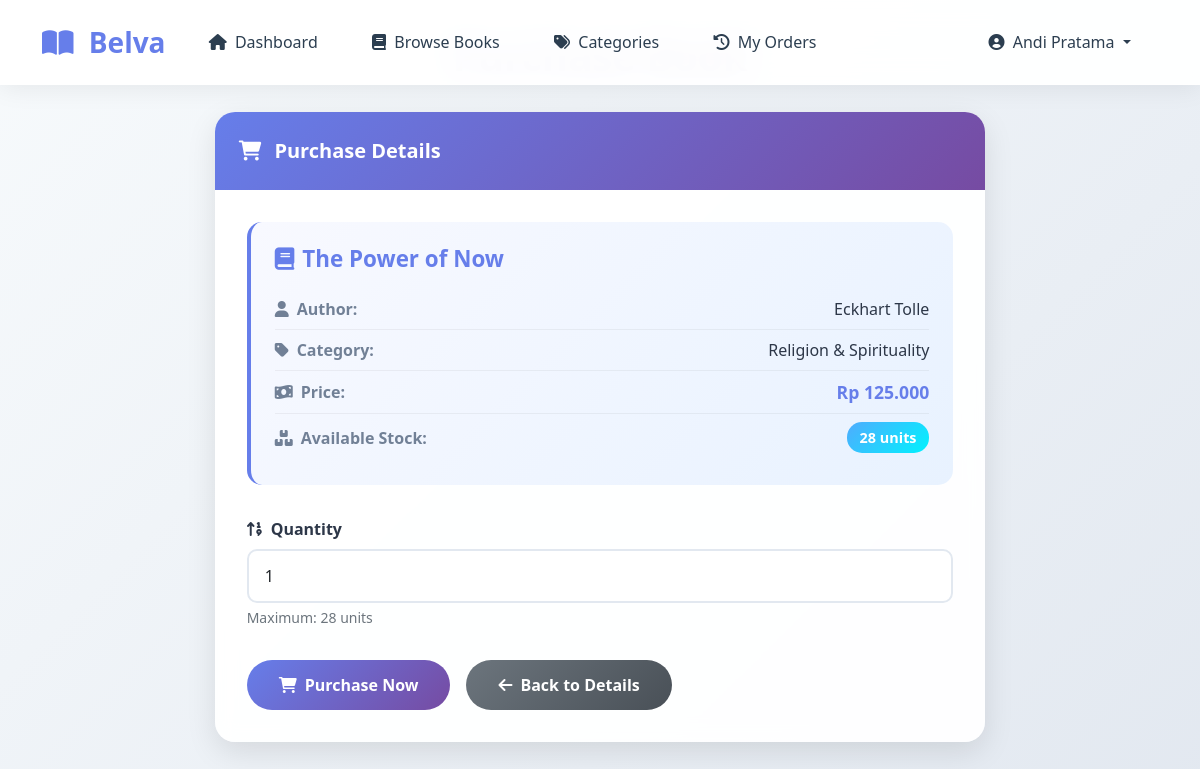
The app's page /user/buy_book.php?id=25 (signed in) with its own data.
### tables this page shows
CREATE TABLE `books` (
  `id` int(11) NOT NULL,
  `title` varchar(200) NOT NULL,
  `author` varchar(100) NOT NULL,
  `category_id` int(11) DEFAULT NULL,
  `description` text DEFAULT NULL,
  `price` decimal(10,2) NOT NULL,
  `stock` int(11) DEFAULT 0,
  `image` varchar(255) DEFAULT NULL,
  `created_at` timestamp NOT NULL DEFAULT current_timestamp()
);

CREATE TABLE `categories` (
  `id` int(11) NOT NULL,
  `name` varchar(100) NOT NULL,
  `description` text DEFAULT NULL,
  `created_at` timestamp NOT NULL DEFAULT current_timestamp()
);

### src/config/database.php (called while the page is built, shortened)
<?php
function formatRupiah($amount) {
    return "Rp " . number_format($amount, 0, ',', '.');
}
?>

### src/user/buy_book.php (the view, shortened to what this page needs)
<?php
require_once '../config/database.php';
$pdo = getConnection();
$book_id = isset($_GET['id']) ? $_GET['id'] : null;
$stmt = $pdo->prepare("SELECT b.*, c.name as category_name FROM books b
                       LEFT JOIN categories c ON b.category_id = c.id
                       WHERE b.id = ?");
$stmt->execute([$book_id]);
$book = $stmt->fetch(PDO::FETCH_ASSOC);
?>
<!DOCTYPE html>
<html lang="en">
<head>
    <link href="https://cdn.jsdelivr.net/npm/bootstrap@5.1.3/dist/css/bootstrap.min.css" rel="stylesheet">
    <link href="https://cdnjs.cloudflare.com/ajax/libs/font-awesome/6.0.0/css/all.min.css" rel="stylesheet">
</head>
<body>
<?php include 'navbar.php'; ?>
<div class="main-container">
    <h1 class="page-title">Purchase Book</h1>
    <div class="row justify-content-center">
        <div class="col-lg-8 col-md-10">
            <div class="modern-card">
                <div class="card-header-custom">
                    <i class="fas fa-shopping-cart me-2"></i>
                    Purchase Details
                </div>
                <div class="card-body-custom">
                    <div class="book-info">
                        <h5><i class="fas fa-book me-2"></i><?= htmlspecialchars($book['title']) ?></h5>
                        <div class="info-item">
                            <span class="info-label"><i class="fas fa-user me-2"></i>Author:</span>
                            <span class="info-value"><?= htmlspecialchars($book['author']) ?></span>
                        </div>
                        <div class="info-item">
                            <span class="info-label"><i class="fas fa-tag me-2"></i>Category:</span>
                            <span class="info-value"><?= htmlspecialchars($book['category_name']) ?></span>
                        </div>
                        <div class="info-item">
                            <span class="info-label"><i class="fas fa-money-bill-wave me-2"></i>Price:</span>
                            <span class="info-value price-highlight"><?= formatRupiah($book['price']) ?></span>
                        </div>
                        <div class="info-item">
                            <span class="info-label"><i class="fas fa-boxes me-2"></i>Available Stock:</span>
                            <span class="stock-badge"><?= $book['stock'] ?> units</span>
                        </div>
                    </div>
                    <?php if ($book['stock'] > 0): ?>
                        <form method="POST">
                            <div class="mb-4">
                                <label for="quantity" class="form-label">
                                    <i class="fas fa-sort-numeric-up me-2"></i>Quantity
                                </label>
                                <input type="number" class="form-control" id="quantity" name="quantity" min="1" max="<?= $book['stock'] ?>" value="1" required>
                                <div class="form-text text-muted">Maximum: <?= $book['stock'] ?> units</div>
                            </div>
                            <div class="button-group">
                                <button type="submit" class="btn-gradient">
                                    <i class="fas fa-shopping-cart"></i> Purchase Now
                                </button>
                                <a href="book_detail.php?id=<?= $book['id'] ?>" class="btn-secondary-custom">
                                    <i class="fas fa-arrow-left"></i> Back to Details
                                </a>
                            </div>
                        </form>
                    <?php endif; ?>
                </div>
            </div>
        </div>
    </div>
</div>
</body>
</html>

### src/user/buy_book.php (style rules this page uses)
:root { --primary-color: #667eea; --secondary-color: #764ba2; --accent-color: #f093fb; --success-color: #4facfe; --warning-color: #ffecd2; --danger-color: #ff6b6b; --text-primary: #2d3748; --text-secondary: #718096; --bg-light: #f7fafc; --shadow-color: rgba(0, 0, 0, 0.1); }
body { background: linear-gradient(135deg, var(--bg-light) 0%, #e2e8f0 100%); min-height: 100vh; font-family: 'Segoe UI', Tahoma, Geneva, Verdana, sans-serif; color: var(--text-primary); }
.main-container { margin: 2rem auto; max-width: 1200px; padding: 0 1rem; }
.page-title { font-size: 2.5rem; font-weight: 700; background: linear-gradient(135deg, var(--primary-color), var(--secondary-color)); -webkit-background-clip: text; -webkit-text-fill-color: transparent; background-clip: text; text-align: center; margin-bottom: 2rem; }
.modern-card { background: rgba(255, 255, 255, 0.95); border: none; border-radius: 20px; box-shadow: 0 10px 30px var(--shadow-color); backdrop-filter: blur(10px); transition: all 0.3s ease; overflow: hidden; }
.card-header-custom { background: linear-gradient(135deg, var(--primary-color), var(--secondary-color)); color: white; padding: 1.5rem; border: none; font-size: 1.25rem; font-weight: 600; }
.card-body-custom { padding: 2rem; }
.book-info { background: linear-gradient(135deg, #f8f9ff 0%, #e8f2ff 100%); padding: 1.5rem; border-radius: 15px; border-left: 4px solid var(--primary-color); margin-bottom: 2rem; }
.book-info h5 { color: var(--primary-color); font-weight: 700; margin-bottom: 1rem; font-size: 1.4rem; }
.info-item { display: flex; justify-content: space-between; align-items: center; padding: 0.5rem 0; border-bottom: 1px solid rgba(0, 0, 0, 0.05); }
.info-item:last-child { border-bottom: none; }
.info-label { font-weight: 600; color: var(--text-secondary); }
.info-value { font-weight: 500; color: var(--text-primary); }
.price-highlight { color: var(--primary-color); font-size: 1.1rem; font-weight: 700; }
.stock-badge { background: linear-gradient(135deg, var(--success-color), #00f2fe); color: white; padding: 0.3rem 0.8rem; border-radius: 15px; font-size: 0.9rem; font-weight: 600; }
.form-control { border: 2px solid #e2e8f0; border-radius: 10px; padding: 0.8rem 1rem; transition: all 0.3s ease; background: rgba(255, 255, 255, 0.8); }
.form-label { font-weight: 600; color: var(--text-primary); margin-bottom: 0.5rem; }
.btn-gradient { background: linear-gradient(135deg, var(--primary-color), var(--secondary-color)); border: none; color: white; padding: 0.8rem 2rem; border-radius: 25px; font-weight: 600; transition: all 0.3s ease; text-decoration: none; display: inline-flex; align-items: center; gap: 0.5rem; }
.btn-secondary-custom { background: linear-gradient(135deg, #6c757d, #495057); border: none; color: white; padding: 0.8rem 2rem; border-radius: 25px; font-weight: 600; transition: all 0.3s ease; text-decoration: none; display: inline-flex; align-items: center; gap: 0.5rem; }
.button-group { display: flex; gap: 1rem; margin-top: 2rem; flex-wrap: wrap; }

### src/user/navbar.php (style rules this page uses)
:root { --primary-color: #667eea; --secondary-color: #764ba2; --accent-color: #e74c3c; --light-bg: #f8f9fa; --card-shadow: 0 10px 30px rgba(0, 0, 0, 0.1); --card-hover-shadow: 0 20px 50px rgba(0, 0, 0, 0.15); }

### records on screen
books: title "The Power of Now", author "Eckhart Tolle", category.name "Religion & Spirituality", price "Rp 125.000", stock "28"

### other values on screen
$_SESSION['user_name'] "Andi Pratama"
